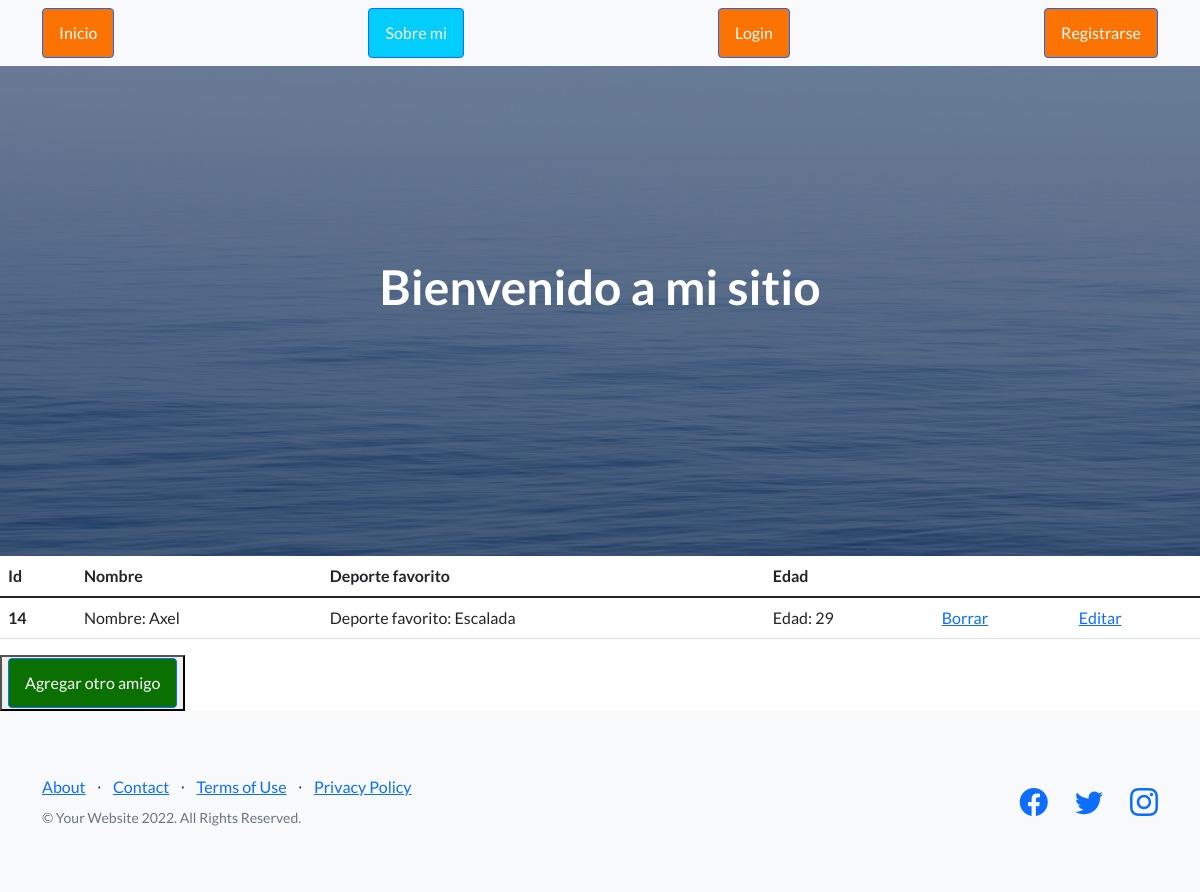
Page /Axel_app/lista_amigos on the earlier database version.
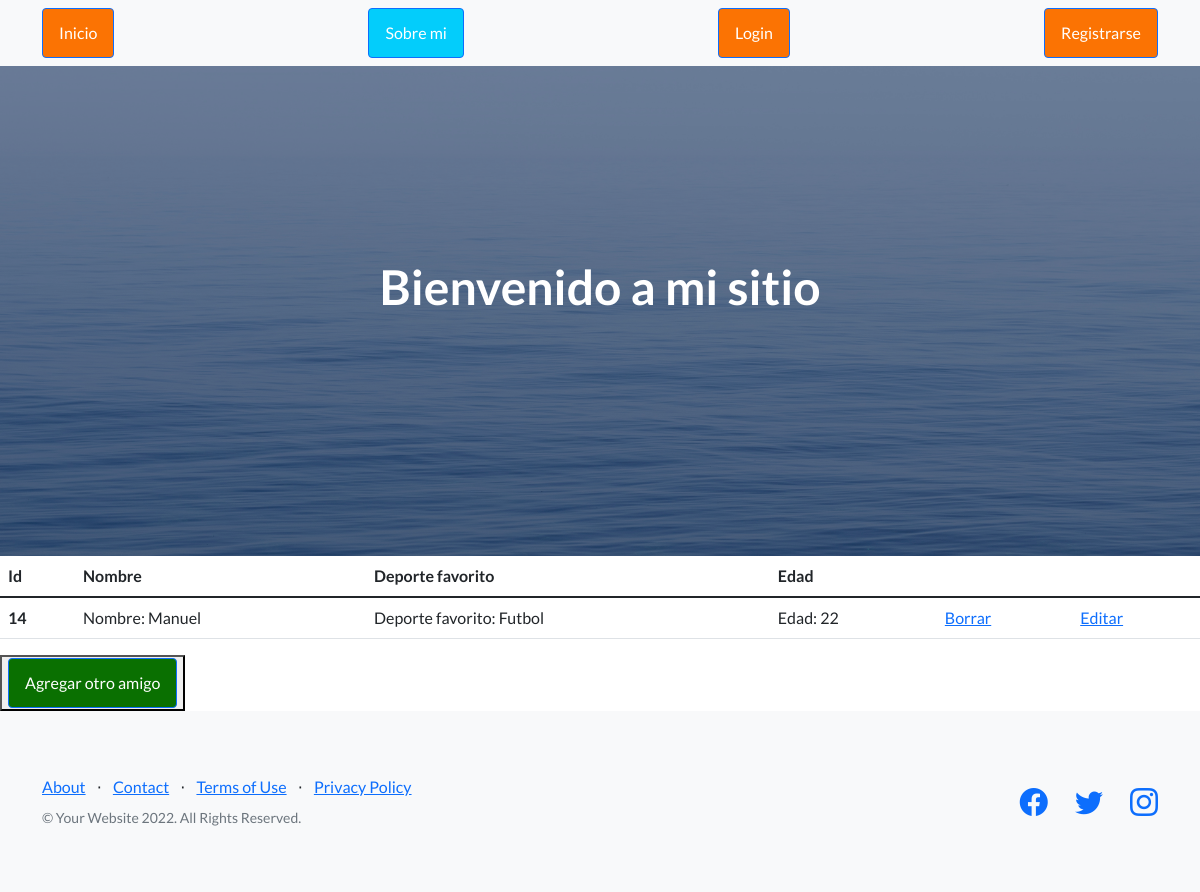
Same page on the later database version.
### Axel_app/models.py (models this page shows, shortened)
class Amigos(models.Model):
    nombre = models.CharField(max_length=30)
    deporte_favorito = models.CharField(max_length=30)
    edad = models.IntegerField()

### Axel_app/views.py (the view)
# urls.py: path("lista_amigos", views.lista_amigos, name='amigos'),
def lista_amigos(request):
    lista_amigos = Amigos.objects.all()
    avatares = Avatar.objects.filter(user=request.user.id)
    if avatares:
        datos_dicc_amigos = {"datos":lista_amigos, "url":avatares[0].imagen.url}
    else:
        default = '/static/Axel_app/images/standard_profile.jpg'
        datos_dicc_amigos = {"datos":lista_amigos, "url":default}
    return render(request, "plantilla_amigos.html", datos_dicc_amigos)

### Axel_app/templates/plantilla_amigos.html (shortened to what this page needs)
{% extends "padre.html" %}
{% load static %}
{% block contenido %}
<main>
    <table class="table">
        <thead>
          <tr>
            <th scope="col">Id</th>
            <th scope="col">Nombre</th>
            <th scope="col">Deporte favorito</th>
            <th scope="col">Edad</th>
          </tr>
        </thead>
        <tbody>
            <tr>
                {% for n in datos %}
                <th scope="row">{{n.id}}</th>
                <td>Nombre: {{n.nombre}} </td>
                <td>Deporte favorito: {{n.deporte_favorito}} </td>
                <td>Edad: {{n.edad}} </td>
                <td><a href="{% url 'borrar_amigo' n.id %}">Borrar</a></td>
                <td><a href="{% url 'editar_amigo' n.id %}">Editar</a></td>
            </tr>
            {% endfor %}
        </tbody>
      </table>
    <button>
        <a class="btn btn-primary" href="{% url 'alta_amigos' %}" style="background-color: rgb(10, 112, 1);">Agregar otro amigo</a>
    </button>
</main>
{% endblock %}

Differences in the rows shown:
changed Amigos id 14: nombre "Axel" → "Manuel"; deporte_favorito "Escalada" → "Futbol"; edad "29" → "22"
